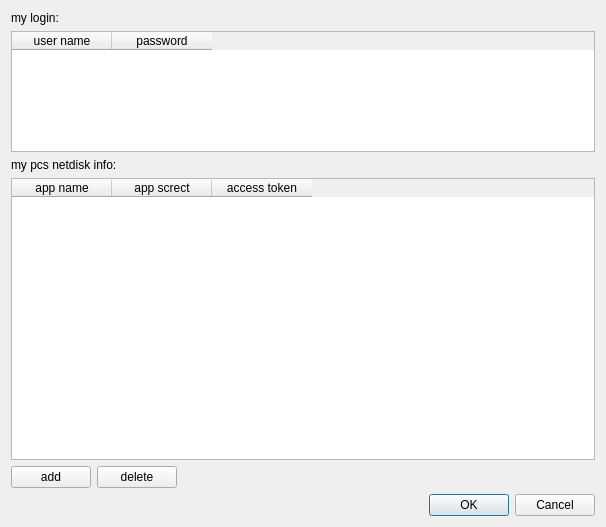
<?xml version="1.0" encoding="UTF-8"?>
<ui version="4.0">
 <class>Settings</class>
 <widget class="QDialog" name="Settings">
  <property name="geometry">
   <rect>
    <x>0</x>
    <y>0</y>
    <width>606</width>
    <height>527</height>
   </rect>
  </property>
  <property name="windowTitle">
   <string>current user settings</string>
  </property>
  <layout class="QGridLayout" name="gridLayout">
   <item row="0" column="0">
    <layout class="QVBoxLayout" name="verticalLayout_3" stretch="3,7,1">
     <item>
      <layout class="QVBoxLayout" name="verticalLayout_2">
       <item>
        <widget class="QLabel" name="label">
         <property name="text">
          <string>my login:</string>
         </property>
        </widget>
       </item>
       <item>
        <widget class="QTableWidget" name="tblLoginSet">
         <column>
          <property name="text">
           <string>user name</string>
          </property>
         </column>
         <column>
          <property name="text">
           <string>password</string>
          </property>
         </column>
        </widget>
       </item>
      </layout>
     </item>
     <item>
      <layout class="QVBoxLayout" name="verticalLayout">
       <item>
        <widget class="QLabel" name="label_2">
         <property name="text">
          <string>my pcs netdisk info:</string>
         </property>
        </widget>
       </item>
       <item>
        <widget class="QTableWidget" name="tblPcsSet">
         <attribute name="horizontalHeaderCascadingSectionResizes">
          <bool>false</bool>
         </attribute>
         <column>
          <property name="text">
           <string>app name</string>
          </property>
         </column>
         <column>
          <property name="text">
           <string>app screct</string>
          </property>
         </column>
         <column>
          <property name="text">
           <string>access token</string>
          </property>
         </column>
        </widget>
       </item>
       <item>
        <layout class="QHBoxLayout" name="horizontalLayout_2">
         <item>
          <layout class="QHBoxLayout" name="horizontalLayout">
           <item>
            <widget class="QPushButton" name="btnAddPcsApp">
             <property name="text">
              <string>add</string>
             </property>
            </widget>
           </item>
           <item>
            <widget class="QPushButton" name="btnDelPcsApp">
             <property name="text">
              <string>delete</string>
             </property>
            </widget>
           </item>
          </layout>
         </item>
         <item>
          <spacer name="horizontalSpacer">
           <property name="orientation">
            <enum>Qt::Horizontal</enum>
           </property>
           <property name="sizeHint" stdset="0">
            <size>
             <width>40</width>
             <height>20</height>
            </size>
           </property>
          </spacer>
         </item>
        </layout>
       </item>
      </layout>
     </item>
     <item>
      <widget class="QDialogButtonBox" name="buttonBox">
       <property name="orientation">
        <enum>Qt::Horizontal</enum>
       </property>
       <property name="standardButtons">
        <set>QDialogButtonBox::Cancel|QDialogButtonBox::Ok</set>
       </property>
      </widget>
     </item>
    </layout>
   </item>
  </layout>
 </widget>
 <resources/>
 <connections>
  <connection>
   <sender>buttonBox</sender>
   <signal>accepted()</signal>
   <receiver>Settings</receiver>
   <slot>accept()</slot>
   <hints>
    <hint type="sourcelabel">
     <x>248</x>
     <y>254</y>
    </hint>
    <hint type="destinationlabel">
     <x>157</x>
     <y>274</y>
    </hint>
   </hints>
  </connection>
  <connection>
   <sender>buttonBox</sender>
   <signal>rejected()</signal>
   <receiver>Settings</receiver>
   <slot>reject()</slot>
   <hints>
    <hint type="sourcelabel">
     <x>316</x>
     <y>260</y>
    </hint>
    <hint type="destinationlabel">
     <x>286</x>
     <y>274</y>
    </hint>
   </hints>
  </connection>
 </connections>
</ui>
